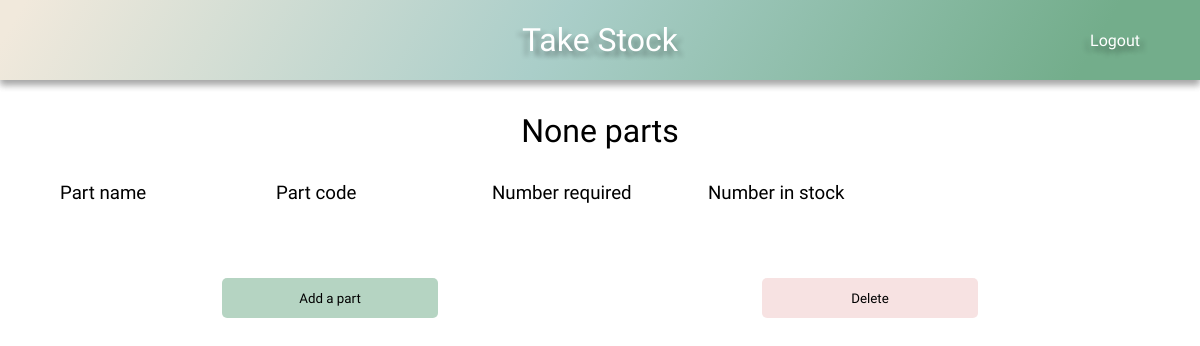
/product-detail/43 (signed in), run on an earlier commit of the app's database.
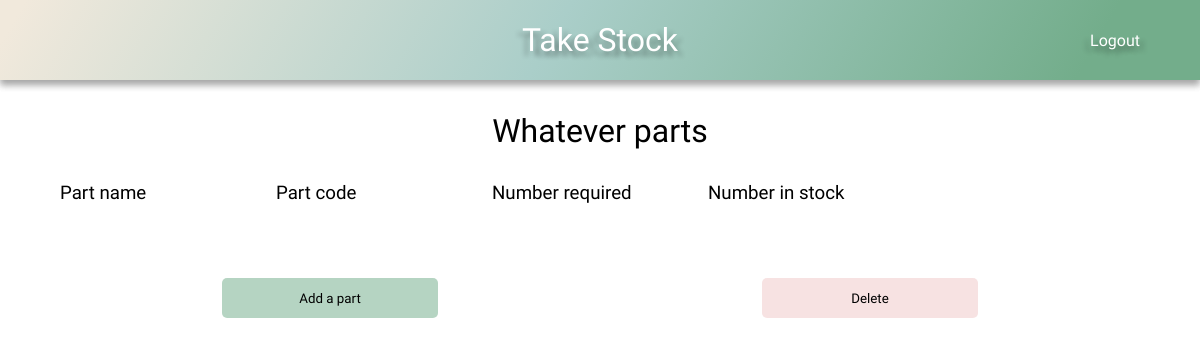
And on a later commit of the database.
### stock/models.py (models this page shows)
class Product(models.Model):
    name = models.CharField(max_length=100)
    stock_parts = models.ManyToManyField(Stock)
    company = models.ForeignKey(User, on_delete=models.CASCADE, default=1)
    def __str__(self):
        return f'{self.name}'

### stock/views.py (the view)
# urls.py: path('product-detail/<int:pk>', product_detail, name='product-detail'),
def product_detail(request, pk):
    default_user = request.user
    product_parts = Parts.objects.filter(company=default_user).filter(product_part_belongs_to=pk)
    product = Product.objects.filter(company=default_user).filter(id=pk).first()
    context = {
        'product_parts': product_parts,
        'product': product,
    }
    return render(request, 'product_detail.html', context)

### stock/templates/product_detail.html (shortened to what this page needs)
{% extends 'base.html' %}
{% load static %}
{% block head %}
    <link rel="stylesheet" href="{% static 'css/style.css' %}">
    <link rel="stylesheet" href="{% static 'css/grid.css' %}">
{% endblock %}
{% block content %}
    <h1>{{ product }} parts</h1>
    <div class="grid">
        <div class="grid-headings grid-5">
            <h3>Part name</h3>
            <h3>Part code</h3>
            <h3>Number required</h3>
            <h3>Number in stock</h3>
        </div>
        <div class="grid-buttons">
            <button class="btn grid-btn btn-submit btn-hover"><a href="{% url 'add_more_parts' product.pk %}">Add a part</a></button>
            <button class="btn grid-btn btn-delete btn-hover"><a href="{% url 'delete-product' product.id %}">Delete</a></button>
        </div>
    </div>
{% endblock %}

### stock/templates/base.html (shortened to what this page needs)
{% load static %}
<!DOCTYPE html>
<html lang="en">
<head>
    <link rel="stylesheet" href="{% static 'css/style.css' %}">
    {% block head %}
    {% endblock %}
</head>
<body>
    <header class="main-header">
        <h1><a href="{% url 'home' %}">Take Stock</a></h1>
        <div class="user-nav">
            {% if user.is_authenticated %}
                <a href="{% url 'logout' %}">Logout</a>
            {% else %}
                <a href="{% url 'login' %}">Login</a>
                <a href="{% url 'register' %}">Register</a>
            {% endif %}
        </div>
    </header>
    {% block content %}
    {% endblock %}
</body>
</html>

### stock/static/css/style.css (style rules this page uses)
:root { --clr-mix-calm: 120deg, #f1e9dc 2%, #aacec9, #73ad8b 90%; --shadow-s: 0 5px 7px 0 rgba(0, 0, 0, .2), 0 5px 7px 0 rgba(0, 0, 0, .2); --shadow-tl: 5px 5px 5px rgba(0, 0, 0, .2), -5px 5px 5px rgba(0, 0, 0, .2); --header-height: 5em; --hover: .522; --btn-submit: hsla(145, 26%, 56%, var(--hover)); --btn-delete: hsla(0, 58%, 86%, var(--hover)); }
*, *::before, *::after { margin: 0; padding: 0; box-sizing: border-box; text-decoration: none; list-style-type: none; color: #000000; font-family: 'Nanum Gothic', 'Gill Sans', 'Gill Sans MT', Calibri, 'Trebuchet MS', sans-serif; font-weight: 300; }
h1, .add-new { width: max-content; margin: 1em auto; }
.main-header { display: flex; justify-content: center; align-items: center; height: var(--header-height); background: linear-gradient(var(--clr-mix-calm)); box-shadow: var(--shadow-s); position: relative; }
.main-header h1 a { color: #FFFFFF; text-shadow: var(--shadow-tl); }
.btn { border: none; }
.btn-delete { background-color: var(--btn-delete); }
.btn-submit { background-color: var(--btn-submit); }
.user-nav { max-width: 20%; display: flex; justify-content: space-between; gap: 1em; position: absolute; right: 5%; }
.user-nav a { color: #FFFFFF; text-shadow: var(--shadow-tl); }

### stock/static/css/grid.css (style rules this page uses)
.grid { display: grid; min-width: 80%; max-width: 90%; margin: 2em auto; grid-auto-flow: row; grid-column: repeat(12, 1fr); }
.grid-headings { display: grid; height: 3em; }
.grid-5 { grid-template-columns: repeat(5, 1fr); }
.grid-buttons { display: flex; justify-content: space-around; padding: 3em 0; }
.grid-btn { width: 20%; height: 3em; border-radius: 5px; }

What changed in the data, as far as the page shows it:
added Product: name "Whatever"
Also different on the page:
{{ product }}: "None" → (not shown)
